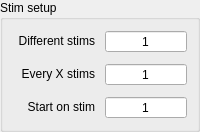
            <widget class="QGroupBox" name="groupBox">
             <property name="sizePolicy">
              <sizepolicy hsizetype="Preferred" vsizetype="Preferred">
               <horstretch>0</horstretch>
               <verstretch>0</verstretch>
              </sizepolicy>
             </property>
             <property name="title">
              <string>Stim setup</string>
             </property>
             <property name="alignment">
              <set>Qt::AlignLeading|Qt::AlignLeft|Qt::AlignTop</set>
             </property>
             <property name="flat">
              <bool>false</bool>
             </property>
             <property name="checkable">
              <bool>false</bool>
             </property>
             <layout class="QVBoxLayout" name="verticalLayout_6">
              <property name="spacing">
               <number>10</number>
              </property>
              <property name="leftMargin">
               <number>10</number>
              </property>
              <property name="topMargin">
               <number>10</number>
              </property>
              <property name="rightMargin">
               <number>10</number>
              </property>
              <property name="bottomMargin">
               <number>10</number>
              </property>
              <item>
               <layout class="QGridLayout" name="gridLayout_9">
                <property name="topMargin">
                 <number>0</number>
                </property>
                <property name="rightMargin">
                 <number>0</number>
                </property>
                <item row="0" column="0">
                 <widget class="QLabel" name="label_6">
                  <property name="sizePolicy">
                   <sizepolicy hsizetype="Preferred" vsizetype="Fixed">
                    <horstretch>0</horstretch>
                    <verstretch>0</verstretch>
                   </sizepolicy>
                  </property>
                  <property name="minimumSize">
                   <size>
                    <width>0</width>
                    <height>20</height>
                   </size>
                  </property>
                  <property name="text">
                   <string>Different stims</string>
                  </property>
                  <property name="alignment">
                   <set>Qt::AlignRight|Qt::AlignTrailing|Qt::AlignVCenter</set>
                  </property>
                 </widget>
                </item>
                <item row="0" column="1">
                 <widget class="QSpinBox" name="numDiffStims_spinBox">
                  <property name="sizePolicy">
                   <sizepolicy hsizetype="Preferred" vsizetype="Fixed">
                    <horstretch>0</horstretch>
                    <verstretch>0</verstretch>
                   </sizepolicy>
                  </property>
                  <property name="minimumSize">
                   <size>
                    <width>0</width>
                    <height>20</height>
                   </size>
                  </property>
                  <property name="alignment">
                   <set>Qt::AlignCenter</set>
                  </property>
                  <property name="buttonSymbols">
                   <enum>QAbstractSpinBox::NoButtons</enum>
                  </property>
                  <property name="minimum">
                   <number>1</number>
                  </property>
                  <property name="maximum">
                   <number>9999</number>
                  </property>
                 </widget>
                </item>
                <item row="1" column="0">
                 <widget class="QLabel" name="label_7">
                  <property name="sizePolicy">
                   <sizepolicy hsizetype="Preferred" vsizetype="Fixed">
                    <horstretch>0</horstretch>
                    <verstretch>0</verstretch>
                   </sizepolicy>
                  </property>
                  <property name="minimumSize">
                   <size>
                    <width>0</width>
                    <height>20</height>
                   </size>
                  </property>
                  <property name="text">
                   <string>Every X stims</string>
                  </property>
                  <property name="alignment">
                   <set>Qt::AlignRight|Qt::AlignTrailing|Qt::AlignVCenter</set>
                  </property>
                 </widget>
                </item>
                <item row="2" column="0">
                 <widget class="QLabel" name="label_14">
                  <property name="sizePolicy">
                   <sizepolicy hsizetype="Preferred" vsizetype="Fixed">
                    <horstretch>0</horstretch>
                    <verstretch>0</verstretch>
                   </sizepolicy>
                  </property>
                  <property name="minimumSize">
                   <size>
                    <width>0</width>
                    <height>20</height>
                   </size>
                  </property>
                  <property name="text">
                   <string>Start on stim</string>
                  </property>
                  <property name="alignment">
                   <set>Qt::AlignRight|Qt::AlignTrailing|Qt::AlignVCenter</set>
                  </property>
                 </widget>
                </item>
                <item row="1" column="1">
                 <widget class="QSpinBox" name="everyXStims_spinBox">
                  <property name="sizePolicy">
                   <sizepolicy hsizetype="Preferred" vsizetype="Fixed">
                    <horstretch>0</horstretch>
                    <verstretch>0</verstretch>
                   </sizepolicy>
                  </property>
                  <property name="minimumSize">
                   <size>
                    <width>0</width>
                    <height>20</height>
                   </size>
                  </property>
                  <property name="alignment">
                   <set>Qt::AlignCenter</set>
                  </property>
                  <property name="buttonSymbols">
                   <enum>QAbstractSpinBox::NoButtons</enum>
                  </property>
                  <property name="minimum">
                   <number>1</number>
                  </property>
                  <property name="maximum">
                   <number>9999</number>
                  </property>
                 </widget>
                </item>
                <item row="2" column="1">
                 <widget class="QSpinBox" name="startOnStim_spinBox">
                  <property name="sizePolicy">
                   <sizepolicy hsizetype="Preferred" vsizetype="Fixed">
                    <horstretch>0</horstretch>
                    <verstretch>0</verstretch>
                   </sizepolicy>
                  </property>
                  <property name="minimumSize">
                   <size>
                    <width>0</width>
                    <height>20</height>
                   </size>
                  </property>
                  <property name="alignment">
                   <set>Qt::AlignCenter</set>
                  </property>
                  <property name="buttonSymbols">
                   <enum>QAbstractSpinBox::NoButtons</enum>
                  </property>
                  <property name="minimum">
                   <number>1</number>
                  </property>
                  <property name="maximum">
                   <number>9999</number>
                  </property>
                 </widget>
                </item>
               </layout>
              </item>
              <item>
               <spacer name="verticalSpacer">
                <property name="orientation">
                 <enum>Qt::Vertical</enum>
                </property>
                <property name="sizeType">
                 <enum>QSizePolicy::Expanding</enum>
                </property>
                <property name="sizeHint" stdset="0">
                 <size>
                  <width>20</width>
                  <height>0</height>
                 </size>
                </property>
               </spacer>
              </item>
             </layout>
            </widget>
